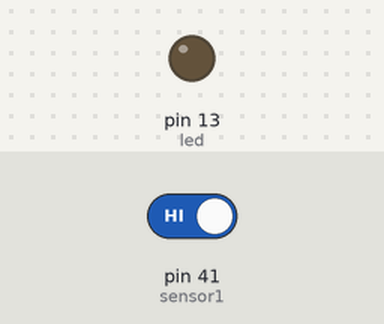
The sketch below on a simulated Arduino Mega 2560, built with avr-gcc and run on an emulated ATmega2560. Shown: output pins drawn as LEDs (lit = HIGH). Inputs (shaded band) come from the test bench; at power-on: pin 41 (sensor1) HIGH.

Above: at 1.2 s.
1.3 s: pin 41 (sensor1) driven LOW
At 2.2 s:
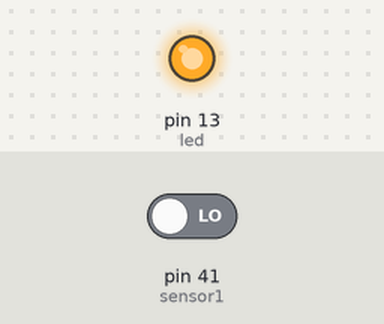
Timing chart, 0 to 4.3 s (numbered marks = the images above; inputs shaded):
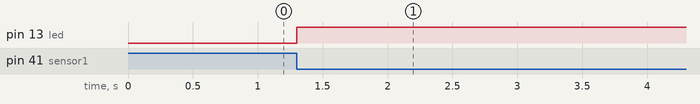

Measured:
- after the input at 1.3 s, pin 13 (led): LOW → HIGH at once

The sketch:

led13_on.ino
```cpp
int led = 13;
int sensor1 = 41;

void setup() {
  // put your setup code here, to run once:

  pinMode(led, OUTPUT);
  pinMode(sensor1,INPUT_PULLUP);

}

void loop() {
  // put your main code here, to run repeatedly:
  if(digitalRead(sensor1) == LOW){
  digitalWrite(led, HIGH);
  }

}
```
